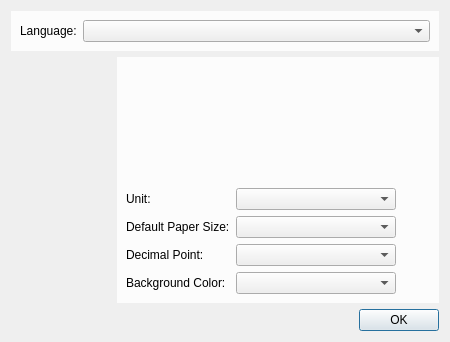
<?xml version="1.0" encoding="UTF-8"?>
<ui version="4.0">
 <class>FirstStart</class>
 <widget class="QDialog" name="FirstStart">
  <property name="windowModality">
   <enum>Qt::ApplicationModal</enum>
  </property>
  <property name="geometry">
   <rect>
    <x>0</x>
    <y>0</y>
    <width>450</width>
    <height>342</height>
   </rect>
  </property>
  <property name="sizePolicy">
   <sizepolicy hsizetype="Fixed" vsizetype="Fixed">
    <horstretch>0</horstretch>
    <verstretch>0</verstretch>
   </sizepolicy>
  </property>
  <property name="minimumSize">
   <size>
    <width>450</width>
    <height>342</height>
   </size>
  </property>
  <property name="maximumSize">
   <size>
    <width>450</width>
    <height>342</height>
   </size>
  </property>
  <property name="windowTitle">
   <string/>
  </property>
  <layout class="QVBoxLayout" name="verticalLayout_2">
   <item>
    <widget class="QWidget" name="widget_3" native="true">
     <property name="styleSheet">
      <string notr="true">.QWidget{background-color: rgba(255, 255, 255, 200);}</string>
     </property>
     <layout class="QHBoxLayout" name="horizontalLayout">
      <item>
       <widget class="QLabel" name="LanguageLabel">
        <property name="text">
         <string notr="true">Language:</string>
        </property>
       </widget>
      </item>
      <item>
       <widget class="QComboBox" name="Language">
        <property name="sizePolicy">
         <sizepolicy hsizetype="Expanding" vsizetype="Fixed">
          <horstretch>0</horstretch>
          <verstretch>0</verstretch>
         </sizepolicy>
        </property>
       </widget>
      </item>
     </layout>
    </widget>
   </item>
   <item>
    <layout class="QHBoxLayout" name="horizontalLayout_2">
     <item>
      <widget class="QWidget" name="widget" native="true">
       <property name="minimumSize">
        <size>
         <width>100</width>
         <height>0</height>
        </size>
       </property>
      </widget>
     </item>
     <item>
      <widget class="QWidget" name="Container" native="true">
       <property name="styleSheet">
        <string notr="true">.QWidget{background-color: rgba(255, 255, 255, 200);}</string>
       </property>
       <layout class="QVBoxLayout" name="verticalLayout">
        <item>
         <widget class="QTextBrowser" name="Text">
          <property name="styleSheet">
           <string notr="true">background-color: rgba(255, 255, 255, 0);</string>
          </property>
          <property name="frameShape">
           <enum>QFrame::NoFrame</enum>
          </property>
          <property name="html">
           <string notr="true">&lt;!DOCTYPE HTML PUBLIC &quot;-//W3C//DTD HTML 4.0//EN&quot; &quot;http://www.w3.org/TR/REC-html40/strict.dtd&quot;&gt;
&lt;html&gt;&lt;head&gt;&lt;meta name=&quot;qrichtext&quot; content=&quot;1&quot; /&gt;&lt;style type=&quot;text/css&quot;&gt;
p, li { white-space: pre-wrap; }
&lt;/style&gt;&lt;/head&gt;&lt;body style=&quot; font-family:'Lucida Grande'; font-size:13pt; font-weight:400; font-style:normal;&quot;&gt;
&lt;p style=&quot;-qt-paragraph-type:empty; margin-top:0px; margin-bottom:0px; margin-left:0px; margin-right:0px; -qt-block-indent:0; text-indent:0px; font-family:'Sans Serif'; font-size:10pt;&quot;&gt;&lt;/p&gt;&lt;/body&gt;&lt;/html&gt;</string>
          </property>
         </widget>
        </item>
        <item>
         <layout class="QFormLayout" name="formLayout">
          <item row="0" column="0">
           <widget class="QLabel" name="UnitLabel">
            <property name="text">
             <string notr="true">Unit:</string>
            </property>
           </widget>
          </item>
          <item row="0" column="1">
           <widget class="QComboBox" name="Unit">
            <property name="sizePolicy">
             <sizepolicy hsizetype="Fixed" vsizetype="Fixed">
              <horstretch>0</horstretch>
              <verstretch>0</verstretch>
             </sizepolicy>
            </property>
            <property name="minimumSize">
             <size>
              <width>160</width>
              <height>0</height>
             </size>
            </property>
            <property name="maximumSize">
             <size>
              <width>160</width>
              <height>16777215</height>
             </size>
            </property>
           </widget>
          </item>
          <item row="1" column="0">
           <widget class="QLabel" name="DefaultPaperSizeLabel">
            <property name="text">
             <string notr="true">Default Paper Size:</string>
            </property>
           </widget>
          </item>
          <item row="1" column="1">
           <widget class="QComboBox" name="DefaultPaperSize">
            <property name="sizePolicy">
             <sizepolicy hsizetype="Fixed" vsizetype="Fixed">
              <horstretch>0</horstretch>
              <verstretch>0</verstretch>
             </sizepolicy>
            </property>
            <property name="minimumSize">
             <size>
              <width>160</width>
              <height>0</height>
             </size>
            </property>
            <property name="maximumSize">
             <size>
              <width>160</width>
              <height>16777215</height>
             </size>
            </property>
           </widget>
          </item>
          <item row="2" column="0">
           <widget class="QLabel" name="DecimalPointLabel">
            <property name="text">
             <string notr="true">Decimal Point:</string>
            </property>
           </widget>
          </item>
          <item row="2" column="1">
           <widget class="QComboBox" name="DecimalPoint">
            <property name="sizePolicy">
             <sizepolicy hsizetype="Fixed" vsizetype="Fixed">
              <horstretch>0</horstretch>
              <verstretch>0</verstretch>
             </sizepolicy>
            </property>
            <property name="minimumSize">
             <size>
              <width>160</width>
              <height>0</height>
             </size>
            </property>
            <property name="maximumSize">
             <size>
              <width>160</width>
              <height>16777215</height>
             </size>
            </property>
           </widget>
          </item>
          <item row="3" column="0">
           <widget class="QLabel" name="BackgroundColorLabel">
            <property name="text">
             <string notr="true">Background Color:</string>
            </property>
           </widget>
          </item>
          <item row="3" column="1">
           <widget class="QComboBox" name="BackgroundColor">
            <property name="sizePolicy">
             <sizepolicy hsizetype="Fixed" vsizetype="Fixed">
              <horstretch>0</horstretch>
              <verstretch>0</verstretch>
             </sizepolicy>
            </property>
            <property name="minimumSize">
             <size>
              <width>160</width>
              <height>0</height>
             </size>
            </property>
            <property name="maximumSize">
             <size>
              <width>160</width>
              <height>16777215</height>
             </size>
            </property>
           </widget>
          </item>
         </layout>
        </item>
       </layout>
      </widget>
     </item>
    </layout>
   </item>
   <item>
    <widget class="QDialogButtonBox" name="ButtonBox">
     <property name="orientation">
      <enum>Qt::Horizontal</enum>
     </property>
     <property name="standardButtons">
      <set>QDialogButtonBox::Ok</set>
     </property>
    </widget>
   </item>
  </layout>
 </widget>
 <resources/>
 <connections>
  <connection>
   <sender>ButtonBox</sender>
   <signal>accepted()</signal>
   <receiver>FirstStart</receiver>
   <slot>accept()</slot>
   <hints>
    <hint type="sourcelabel">
     <x>248</x>
     <y>254</y>
    </hint>
    <hint type="destinationlabel">
     <x>157</x>
     <y>274</y>
    </hint>
   </hints>
  </connection>
  <connection>
   <sender>ButtonBox</sender>
   <signal>rejected()</signal>
   <receiver>FirstStart</receiver>
   <slot>reject()</slot>
   <hints>
    <hint type="sourcelabel">
     <x>316</x>
     <y>260</y>
    </hint>
    <hint type="destinationlabel">
     <x>286</x>
     <y>274</y>
    </hint>
   </hints>
  </connection>
 </connections>
</ui>
